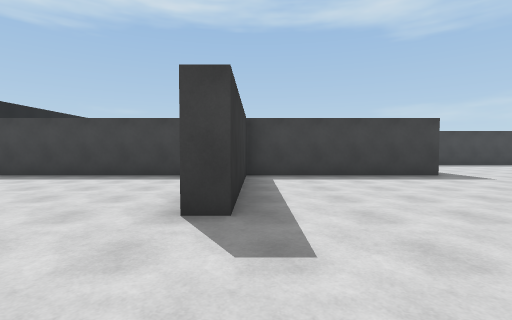
[1] (above)

24 first-person views from a walk through a 3-D level made in the Unity game engine. The camera is 1.3 m above the floor, tilts 2° down and sees 85° across. The floor is counted in squares, 2 m on a side. Each view is taken from the middle of a square. On the plan, view 1 faces up. The plan holds only what a view shows up to about 9 squares ahead; the rest is blank. The place goes on beyond the plan. The player is left out.

[2]
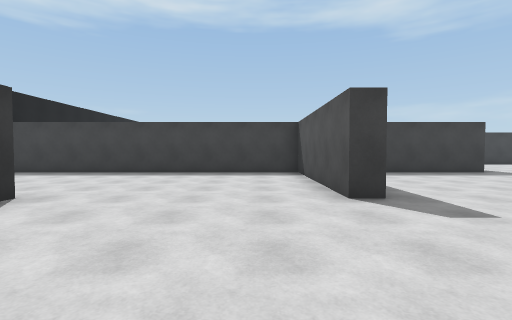

[3]
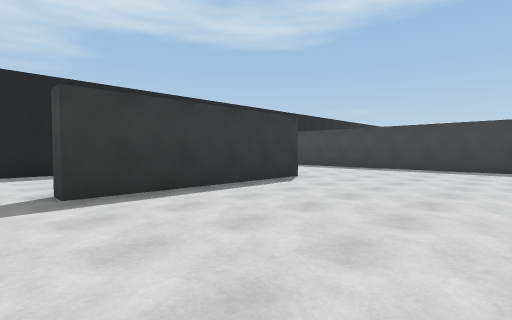

[4]
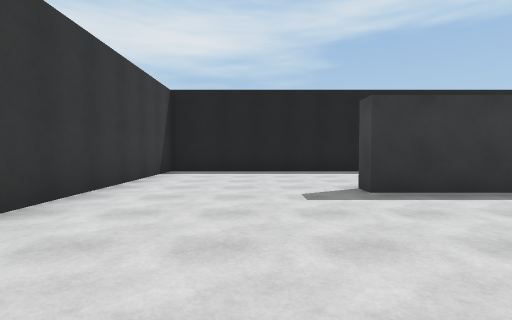

[5]
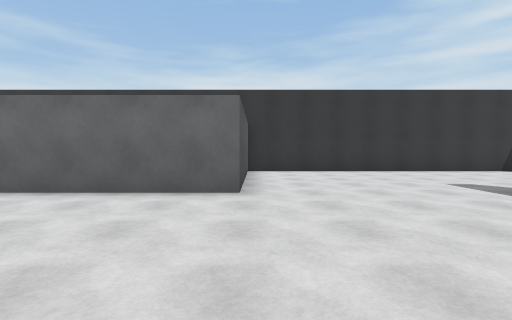

[6]
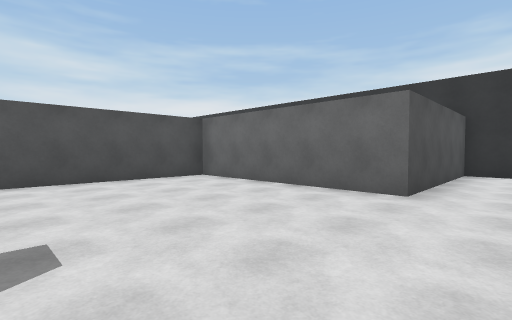

[7]
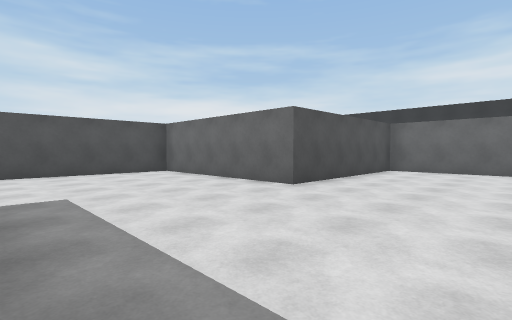

[8]
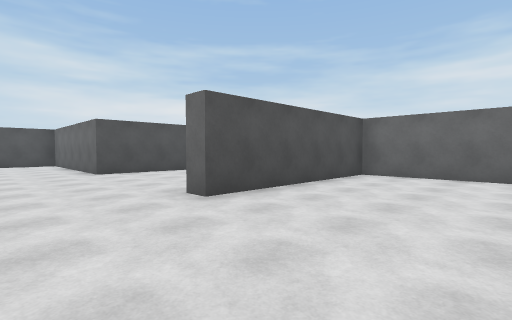

[9]
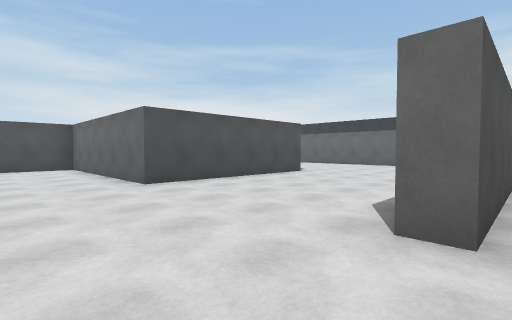

[10]
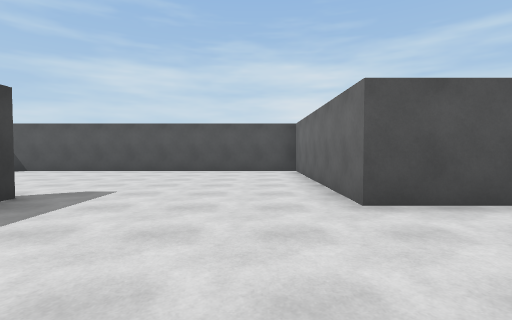

[11]
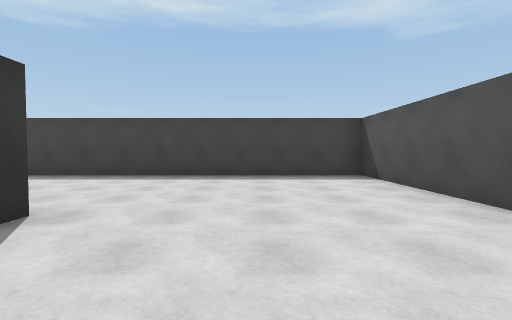

[12]
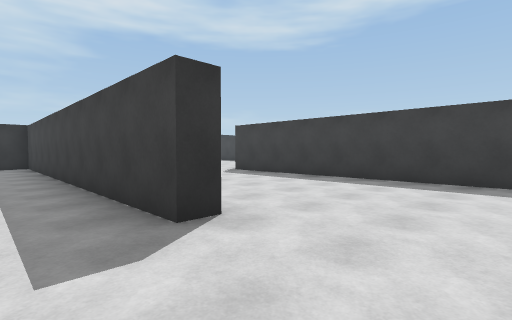

[13]
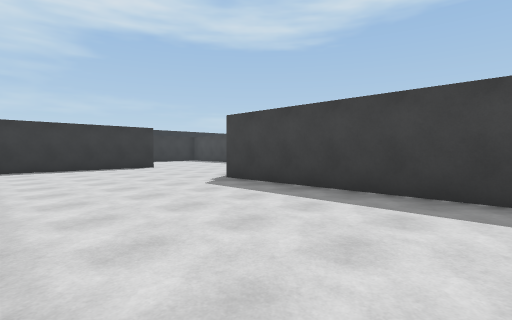

[14]
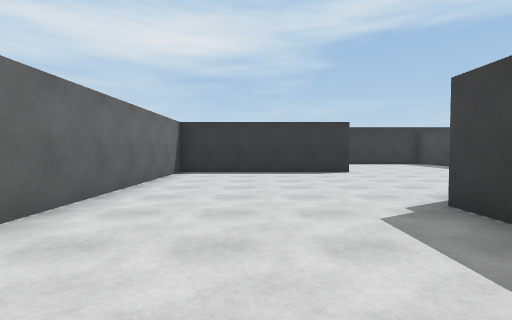

[15]
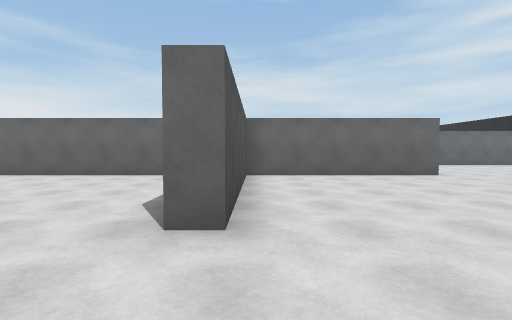

[16]
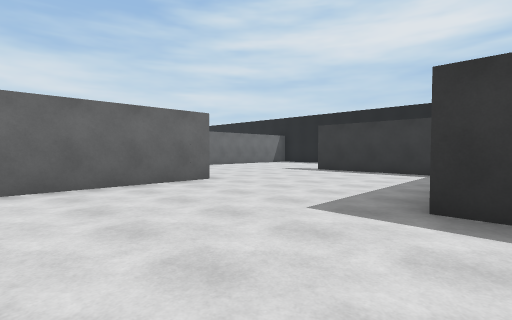

[17]
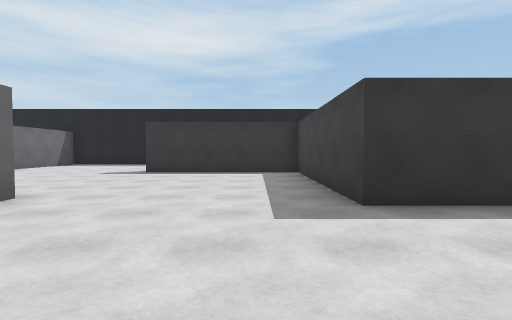

[18]
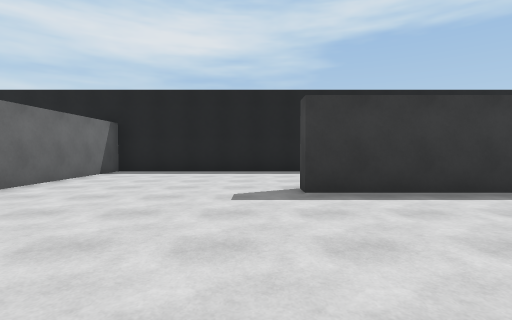

[19]
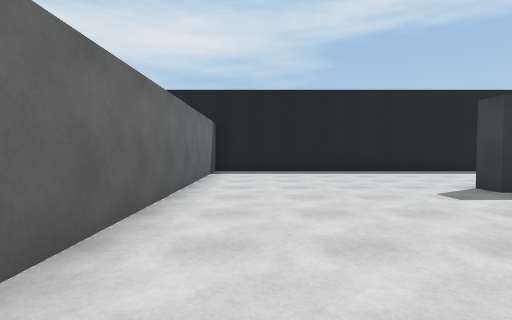

[20]
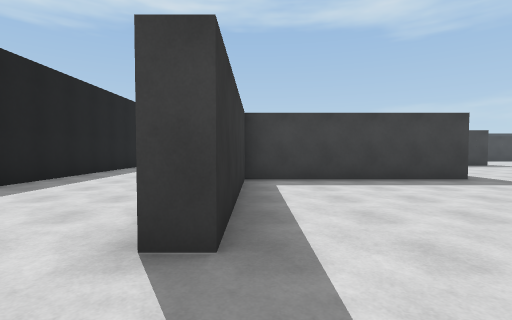

[21]
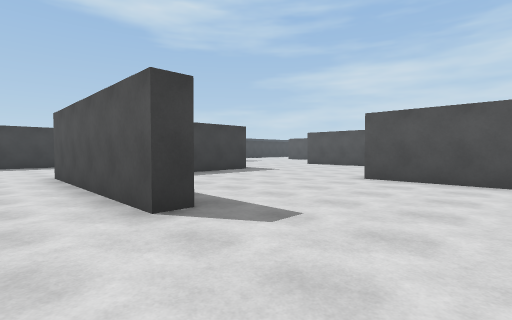

[22]
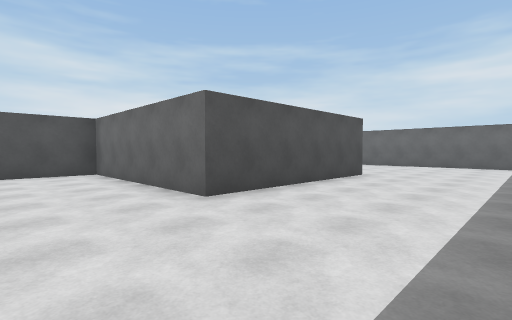

[23]
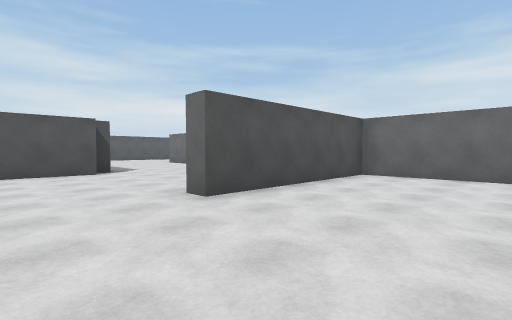

[24]
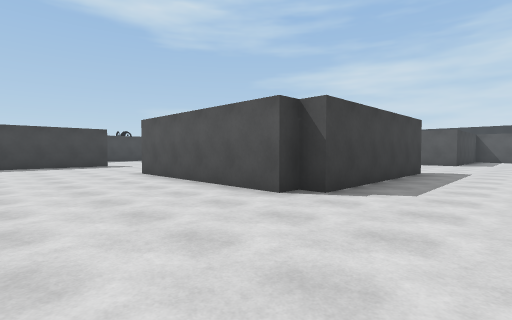

### Floor plan
Points are (right, up) in squares from view 1. A wall is a line through its corners. A room is listed if a view was taken in it or the views show most of it. See-through windows are left out.
Room 1 (views 1, 2, 3, 4, 5, 6, 7, 8, 9, 10, 11, 12, 13, 14, 15, 16, 17, 18, 19, 20, 21, 22, 23, 24)
walls: (4.9, 7.3) (-0.3, 7.3) (-0.3, 2.7) (-0.7, 2.7) (-0.7, 7.3) (-9.2, 7.3); (-0.7, 10.2) (-0.7, 12.8) (4.2, 12.8) (4.2, 17.7) (4.8, 17.7) (4.8, 12.8) (10.8, 12.8); (14.8, 12.9) (14.8, 12.3) (5.5, 12.3); (-5.2, 2.8) (-5.2, -2.2) (-5.8, -2.2); (9.2, 17.6) (9.2, 19.8); (19.9, 2.2) (14.8, 2.2) (14.8, 2.7) (14.2, 2.7) (14.2, 7.8) (19.8, 7.8) (19.8, 17.3) (9.7, 17.3) (9.7, 17.6); (-0.3, 19) (-0.3, 17.3) (-5.2, 17.3) (-5.2, 12.7) (-5.8, 12.7) (-5.8, 17.7) (-0.7, 17.7) (-0.7, 19.8); (-9.6, -0.8) (-9.6, -6.6) (-0.7, -6.6) (-0.7, -2.3) (4.2, -2.3) (4.2, 2.7) (9.2, 2.7) (9.2, 7.8) (9.8, 7.8); (-9.6, 20) (-9.6, 7.8) (-2.2, 7.8)

Positions as (right, up) in squares from view 1, and headings:
1: (0, 0), facing up
2: (-2, -1), facing up
3: (-1, -3), facing up-left
4: (-1, -4), facing left
5: (-1, 2), facing down
6: (-2, 2), facing down-right
7: (1, 7), facing down-right
8: (6, 10), facing down-right
9: (9, 10), facing down-right
10: (11, 9), facing right
11: (17, 10), facing up
12: (17, 11), facing up-left
13: (15, 13), facing up-left
14: (13, 15), facing left
15: (4, 20), facing down
16: (3, 18), facing down-left
17: (3, 16), facing left
18: (-1, 12), facing left
19: (-1, 9), facing left
20: (-5, 11), facing up
21: (-7, 10), facing up-right
22: (-9, 20), facing down-right
23: (1, 20), facing down-right
24: (11, 0), facing up-right
